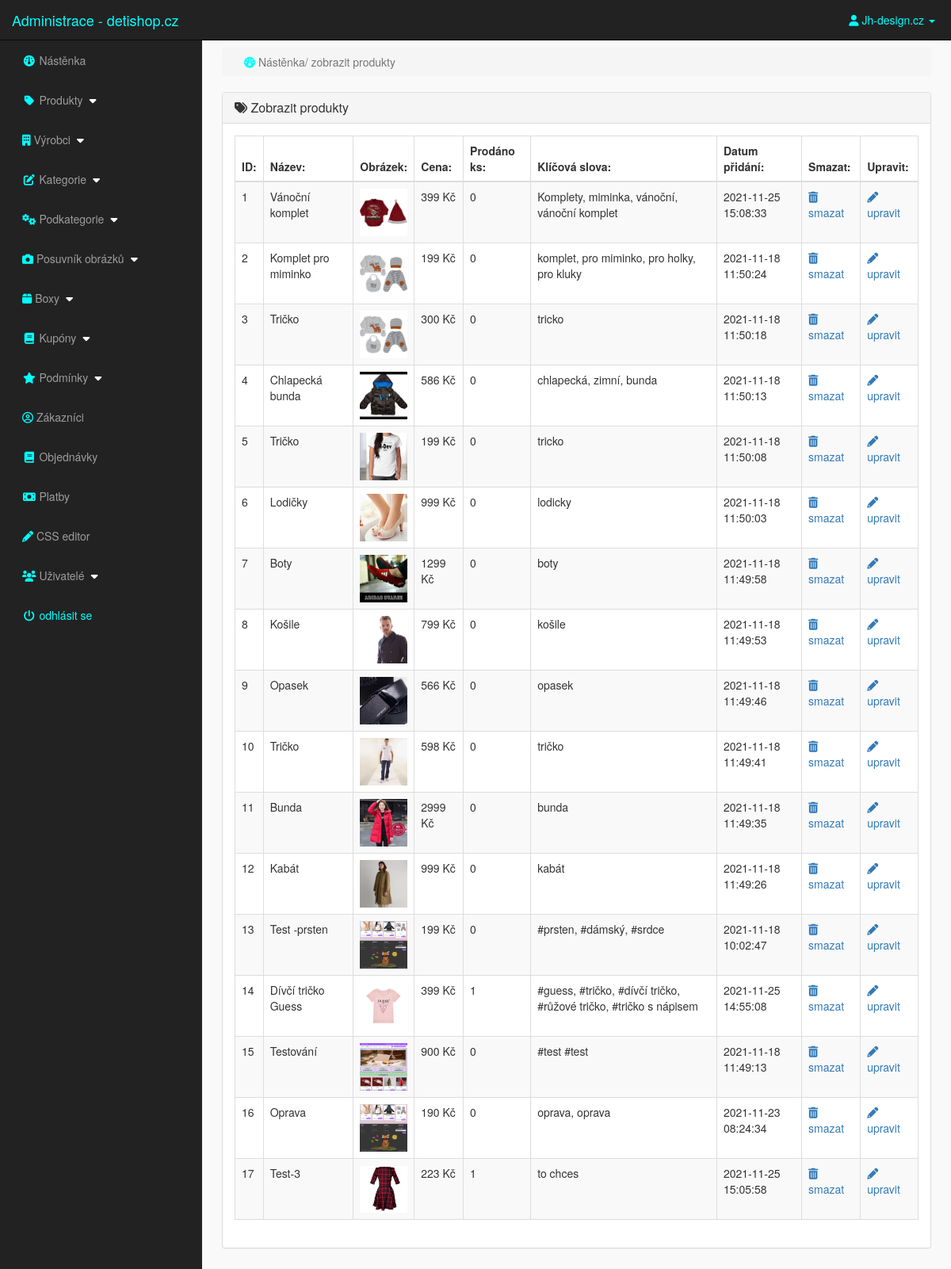
Page /admin_area/index.php?view_products (signed in) on the committed database.
### tables this page shows
CREATE TABLE `products` (
  `product_id` int(10) NOT NULL,
  `cat_id` int(10) NOT NULL,
  `p_cat_id` int(10) NOT NULL,
  `manufacturer_id` int(100) NOT NULL,
  `date` timestamp NOT NULL DEFAULT CURRENT_TIMESTAMP ON UPDATE CURRENT_TIMESTAMP,
  `product_title` text NOT NULL,
  `product_url` text NOT NULL,
  `product_img1` text NOT NULL,
  `product_img2` text NOT NULL,
  `product_img3` text NOT NULL,
  `product_price` int(10) NOT NULL,
  `product_keywords` text NOT NULL,
  `product_desc` text NOT NULL,
  `product_features` text NOT NULL,
  `product_video` text NOT NULL,
  `product_label` text NOT NULL,
  `product_sale` int(100) NOT NULL
);

### admin_area/view_products.php (the view)
<?php
    if(!isset($_SESSION['admin_email'])){
        echo "<script>window.open('login.php','_self')</script>";
    }else{
?>
<div class="row">
    <div class="col-lg-12">
        <ol class="breadcrumb">
            <li class="active">
                <i class="fa fa-dashboard"></i> Nástěnka/ zobrazit produkty
            </li>
        </ol>
    </div>
</div>
<div class="row">
    <div class="col-lg-12">
        <div class="panel panel-default">
            <div class="panel-heading">
               <h3 class="panel-title">
                   <i class="fa fa-tags"></i> Zobrazit produkty
               </h3>
            </div>
            <div class="panel-body">
                <div class="table-responsive">
                    <table class="table table-striped table-bordered table-hover">
                        <thead>
                            <tr>
                                <th> ID: </th>
                                <th> Název: </th>
                                <th> Obrázek: </th>
                                <th> Cena: </th>
                                <th> Prodáno ks: </th>
                                <th> Klíčová slova: </th>
                                <th> Datum přidání: </th>
                                <th> Smazat: </th>
                                <th> Upravit: </th>
                            </tr>
                        </thead>
                        <tbody>
                            <?php
                                $i=0;
                                $get_pro = "select * from products";
                                $run_pro = mysqli_query($con,$get_pro);
                                while($row_pro=mysqli_fetch_array($run_pro)){
                                    $pro_id = $row_pro['product_id'];
                                    $pro_title = $row_pro['product_title'];
                                    $pro_img1 = $row_pro['product_img1'];
                                    $pro_price = $row_pro['product_price'];
                                    $pro_keywords = $row_pro['product_keywords'];
                                    $pro_date = $row_pro['date'];
                                    $i++;
                            ?>
                            <tr>
                                <td> <?php echo $i; ?> </td>
                                <td> <?php echo $pro_title; ?> </td>
                                <td> <img src="product_images/<?php echo $pro_img1; ?>" width="60" height="60"></td>
                                <td> <?php echo $pro_price; ?> Kč </td>
                                <td> <?php
                                        $get_sold = "select * from pending_orders where product_id='$pro_id'";
                                        $run_sold = mysqli_query($con,$get_sold);
                                        $count = mysqli_num_rows($run_sold);
                                        echo $count;
                                     ?>
                                </td>
                                <td> <?php echo $pro_keywords; ?> </td>
                                <td> <?php echo $pro_date ?> </td>
                                <td>
                                     <a href="index.php?delete_product=<?php echo $pro_id; ?>">
                                        <i class="fa fa-trash-o"></i> smazat
                                     </a>
                                </td>
                                <td>
                                     <a href="index.php?edit_product=<?php echo $pro_id; ?>">
                                        <i class="fa fa-pencil"></i> upravit
                                     </a>
                                </td>
                            </tr>
                            <?php } ?>
                        </tbody>
                    </table>
                </div>
            </div>
        </div>
    </div>
</div>
<?php } ?>

### admin_area/includes/header.php (shortened to what this page needs)
<!DOCTYPE html>
<html lang="cs">
<head>
    <link rel="stylesheet" href="css/bootstrap-337.min.css">
    <link rel="stylesheet" href="font-awsome/css/font-awesome.min.css">
    <link rel="stylesheet" href="https://maxcdn.bootstrapcdn.com/bootstrap/3.4.1/css/bootstrap.min.css">
    <link rel="stylesheet" href="css/style.css">
    <link rel="stylesheet" href="https://cdnjs.cloudflare.com/ajax/libs/font-awesome/6.0.0-beta2/css/all.min.css" />
</head>

### admin_area/index.php (shortened to what this page needs)
<?php include "includes/header.php"; ?>
<?php
include "includes/db.php";
if(!isset($_SESSION['admin_email'])){
    echo "<script>window.open('login.php','_self')</script>";
} else {
    $admin_session = $_SESSION['admin_email'];
    $get_admin = "select * from admins where admin_email='$admin_session'";
    $run_admin = mysqli_query($con, $get_admin);
    $row_admin = mysqli_fetch_array($run_admin);
    $admin_name = $row_admin['admin_name'];
?>
<body>
    <div id="wrapper">
        <?php include "includes/sidebar.php"; ?>
        <div id="page-wrapper">
            <div class="container-fluid">
            <?php
                if(isset($_GET['dashboard'])){
                    include "dashboard.php";
                } if(isset($_GET['insert_product'])){
                    include("insert_product.php");
                } if(isset($_GET['view_products'])){
                    include("view_products.php");
                } if(isset($_GET['delete_product'])){
                    include("delete_product.php");
                }   if(isset($_GET['edit_product'])){
                    include("edit_product.php");
                } if(isset($_GET['insert_cat'])){
                    include("insert_cat.php");
                }   if(isset($_GET['view_cats'])){
                    include("view_cats.php");
                }   if(isset($_GET['delete_cat'])){
                    include("delete_cat.php");
                }   if(isset($_GET['edit_cat'])){
                    include("edit_cat.php");
                } if(isset($_GET['insert_p_cat'])){
                    include("insert_p_cat.php");
                }   if(isset($_GET['view_p_cats'])){
                    include("view_p_cats.php");
                }   if(isset($_GET['delete_p_cat'])){
                    include("delete_p_cat.php");
                }   if(isset($_GET['edit_p_cat'])){
                    include("edit_p_cat.php");
                }   if(isset($_GET['insert_slide'])){
                    include("insert_slide.php");
                }   if(isset($_GET['view_slides'])){
                    include("view_slides.php");
                }   if(isset($_GET['delete_slide'])){
                    include("delete_slide.php");
                }   if(isset($_GET['edit_slide'])){
                    include("edit_slide.php");
                }   if(isset($_GET['insert_box'])){
                    include("insert_box.php");
                }   if(isset($_GET['view_boxes'])){
                    include("view_boxes.php");
                }   if(isset($_GET['delete_box'])){
                    include("delete_box.php");
                }   if(isset($_GET['edit_box'])){
                    include("edit_box.php");
                }   if(isset($_GET['view_customers'])){
                    include("view_customers.php");
                }   if(isset($_GET['delete_customer'])){
                    include("delete_customer.php");
                }   if(isset($_GET['view_orders'])){
                    include("view_orders.php");
                }   if(isset($_GET['delete_order'])){
                    include("delete_order.php");
                }   if(isset($_GET['view_payments'])){
                    include("view_payments.php");
                }   if(isset($_GET['delete_payment'])){
                    include("delete_payment.php");
                }   if(isset($_GET['view_users'])){
                    include("view_users.php");
                }   if(isset($_GET['delete_user'])){
                    include("delete_user.php");
                }   if(isset($_GET['insert_user'])){
                    include("insert_user.php");
                }   if(isset($_GET['user_profile'])){
                    include("user_profile.php");
                }   if(isset($_GET['view_terms'])){
                    include("view_terms.php");
                }   if(isset($_GET['delete_term'])){
                    include("delete_term.php");
                }   if(isset($_GET['insert_term'])){
                    include("insert_term.php");
                }   if(isset($_GET['edit_term'])){
                    include("edit_term.php");
                } if (isset($_GET['edit_css'])){
                    include("edit_css.php");
                }  if(isset($_GET['insert_manufacturer'])){
                    include("insert_manufacturer.php");
                }   if(isset($_GET['view_manufacturers'])){
                        include("view_manufacturers.php");
                }   if(isset($_GET['delete_manufacturer'])){
                        include("delete_manufacturer.php");
                }   if(isset($_GET['edit_manufacturer'])){
                        include("edit_manufacturer.php");
                }   if(isset($_GET['insert_coupon'])){
                        include("insert_coupon.php");
                }   if(isset($_GET['view_coupons'])){
                        include("view_coupons.php");
                }   if(isset($_GET['delete_coupon'])){
                        include("delete_coupon.php");
                }   if(isset($_GET['edit_coupon'])){
                        include("edit_coupon.php");
                }
                ?>
            </div>
        </div>
    </div>
</body>
</html>
<?php } ?>

### admin_area/includes/sidebar.php (shortened to what this page needs)
<?php include "includes/header.php";
?>
<?php
if(!isset($_SESSION['admin_email'])){
    echo "<script>window.open('login.php','_self')</script>";
} else {
?>
<nav class="navbar navbar-inverse navbar-fixed-top">
    <div class="navbar-header">
        <a href="index.php?dashboard" class="navbar-brand" style="color:aqua;"> Administrace - detishop.cz</a>
    </div>
    <ul class="nav navbar-right top-nav">
        <li class="dropdown">
            <a href="#" class="dropdown-toggle" data-toggle="dropdown"style="color:aqua;margin-right:20px;">
                <i class="fa fa-user"></i> <?php echo $admin_name;?> <b class="caret"></b>
            </a>
        </li>
    </ul>
    <div class="collapse navbar-collapse navbar-ex1-collapse">
        <ul class="nav navbar-nav side-nav">
            <li>
                <a href="index.php?dashboard">
                    <i class="fa fa-fw fa-dashboard"></i> Nástěnka
                </a>
            </li>
            <li>
                <a href="#" data-toggle="collapse" data-target="#products">
                    <i class="fa fa-fw fa-tag"></i> Produkty
                    <i class="fa fa-fw fa-caret-down"></i>
                </a>
            </li>
            <li>
                <a href="#" data-toggle="collapse" data-target="#manufacturer">
                        <i class="fas fa-building"></i> Výrobci
                        <i class="fa fa-fw fa-caret-down"></i>
                </a>
            </li>
            <li>
                <a href="#" data-toggle="collapse" data-target="#cat">
                    <i class="fa fa-fw fa-edit"></i> Kategorie
                    <i class="fa fa-fw fa-caret-down"></i>
                </a>
            </li>
            <li>
                <a href="#" data-toggle="collapse" data-target="#p_cat">
                    <i class="fas fa-cogs"></i> Podkategorie
                    <i class="fa fa-fw fa-caret-down"></i>
                </a>
            </li>
            <li>
                <a href="#" data-toggle="collapse" data-target="#slides">
                    <i class="fas fa-camera"></i> Posuvník obrázků
                    <i class="fa fa-fw fa-caret-down"></i>
                </a>
            </li>
                <li>
                <a href="#" data-toggle="collapse" data-target="#boxes">
                        <i class="fas fa-box"></i> Boxy
                        <i class="fa fa-fw fa-caret-down"></i>
                </a>
            </li>
            <li>
                <a href="#" data-toggle="collapse" data-target="#coupon">
                        <i class="fa fa-fw fa-book"></i> Kupóny
                        <i class="fa fa-fw fa-caret-down"></i>
                </a>
            </li>
            <li>
                <a href="#" data-toggle="collapse" data-target="#terms">
                        <i class="fa fa-fw fa-star"></i> Podmínky
                        <i class="fa fa-fw fa-caret-down"></i>
                </a>
            </li>
            <li>
                    <a href="index.php?view_customers">
                    <i class="far fa-user-circle"></i> Zákazníci
                </a>
            </li>
            <li>
                <a href="index.php?view_orders">
                    <i class="fa fa-fw fa-book"></i> Objednávky
                </a>
            </li>
            <li>
                <a href="index.php?view_payments">
                    <i class="fa fa-fw fa-money"></i> Platby
                </a>
            </li>
            <li>
                    <a href="index.php?edit_css">
                    <i class="fas fa-pencil-alt"></i> CSS editor
                </a>
            </li>
            <li>
                <a href="#" data-toggle="collapse" data-target="#users">
                        <i class="fa fa-fw fa-users"></i> Uživatelé
                        <i class="fa fa-fw fa-caret-down"></i>
                </a>
            </li>
            <li>
                <a href="logout.php" style="color:aqua;">
                    <i class="fa fa-fw fa-power-off"></i> odhlásit se
                </a>
            </li>
        </ul>
    </div>
</nav>
<?php } ?>

### admin_area/css/style.css (style rules this page uses)
body { margin-top: 100px; }
#wrapper { padding-left: 0px; }
#page-wrapper { width: 100%; padding: 0; background-color: #f9f9f9; }
@media (min-width: 768px) { body { margin-top: 50px; } }
@media (min-width: 768px) { #wrapper { padding-left: 255px; } }
@media (min-width: 768px) { #page-wrapper { padding: 10px; } }
.top-nav>li { float: left; display: inline-block; }
.top-nav>li>a { color: #999999; line-height: 20px; padding-top: 15px; padding-bottom: 15px; }
@media (min-width: 768px) { .side-nav { position: fixed; top: 51px; bottom: 0; width: 255px; overflow-y: auto; overflow-x: hidden; background-color: #222222; padding-bottom: 40px; border-radius: 0; } }
@media (min-width: 768px) { .side-nav>li>a { width: 255px; } }
.panel-body { border-radius: 5px; }
.fa-dashboard, .fa-tag, .fa-building, .fa-edit, .fa-cogs, .fa-camera, .fa-box, .fa-book, .fa-star, .fa-user-circle, .fa-book, .fa-money, .fa-pencil-alt, .fa-users, .fa-power-off { color:aqua; margin-left:13px; }
.fa-caret-down { color: white; }

### rows in the picture
products: product_title "Vánoční komplet", product_img1 (picture), product_price "399", count "0", product_keywords "Komplety, miminka, vánoční, vánoční komplet", date "2021-11-25 15:08:33"
products: product_title "Komplet pro miminko", product_img1 (picture), product_price "199", count "0", product_keywords "komplet, pro miminko, pro holky, pro kluky", date "2021-11-18 11:50:24"
products: product_title "Tričko", product_img1 (picture), product_price "300", count "0", product_keywords "tricko", date "2021-11-18 11:50:18"
products: product_title "Chlapecká bunda", product_img1 (picture), product_price "586", count "0", product_keywords "chlapecká, zimní, bunda", date "2021-11-18 11:50:13"
products: product_title "Tričko", product_img1 (picture), product_price "199", count "0", product_keywords "tricko", date "2021-11-18 11:50:08"
products: product_title "Lodičky", product_img1 (picture), product_price "999", count "0", product_keywords "lodicky", date "2021-11-18 11:50:03"
products: product_title "Boty", product_img1 (picture), product_price "1299", count "0", product_keywords "boty", date "2021-11-18 11:49:58"
products: product_title "Košile", product_img1 (picture), product_price "799", count "0", product_keywords "košile", date "2021-11-18 11:49:53"
products: product_title "Opasek", product_img1 (picture), product_price "566", count "0", product_keywords "opasek", date "2021-11-18 11:49:46"
products: product_title "Tričko", product_img1 (picture), product_price "598", count "0", product_keywords "tričko", date "2021-11-18 11:49:41"
products: product_title "Bunda", product_img1 (picture), product_price "2999", count "0", product_keywords "bunda", date "2021-11-18 11:49:35"
products: product_title "Kabát", product_img1 (picture), product_price "999", count "0", product_keywords "kabát", date "2021-11-18 11:49:26"
products: product_title "Test -prsten", product_img1 (picture), product_price "199", count "0", product_keywords "#prsten, #dámský, #srdce", date "2021-11-18 10:02:47"
products: product_title "Dívčí tričko Guess", product_img1 (picture), product_price "399", count "1", product_keywords "#guess, #tričko, #dívčí tričko, #růžové tričko, #tričko s nápisem", date "2021-11-25 14:55:08"
products: product_title "Testování", product_img1 (picture), product_price "900", count "0", product_keywords "#test #test", date "2021-11-18 11:49:13"
products: product_title "Oprava", product_img1 (picture), product_price "190", count "0", product_keywords "oprava, oprava", date "2021-11-23 08:24:34"
products: product_title "Test-3", product_img1 (picture), product_price "223", count "1", product_keywords "to chces", date "2021-11-25 15:05:58"

### other values in the picture
$admin_name "Jh-design.cz"
